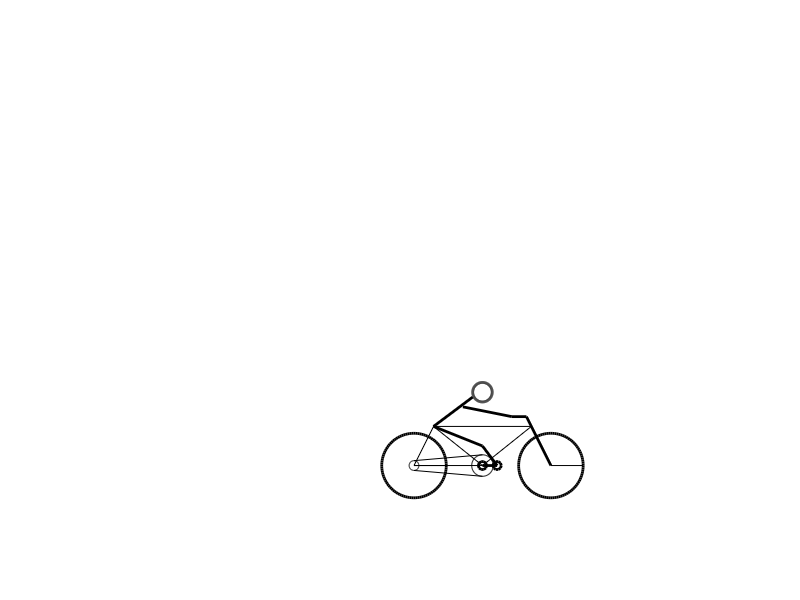

Recreate this plot in MATLAB. (Note: this script raises an error after producing the figure.)
clear, clc, close all;

%% home
mx = [12 12 7 7 12 15 15 17 17 19 19 15 7 12 19];
my = [5 15 15 5 5 8 15 16.5 9.5 11 20 20 15 15 20];
gx = [27 21 20 24 28 27 27 26 26 26 25 25 23 23 22 22 22 21 21];
gy = [20 20 20 23 20 20 16 16 11 16 16 19 19 16 16 11 16 16 20];

%% road
roadx = [0 40];
roady = [6 6];

%% school
roof_X = [85 79 60 59 80 86 86 66 65 83];
roof_Y = [35 20 20 15 15 30 35 35 30 30];
school_X = [60 60 80 80 80 85 85];
school_Y = [15 5 5 15 5 20 28];
doors_X = [66 66 69 69 72 72 75 75 78 78 79.5];
doors_Y = [30 21 21 27 27 21 21 27 27 21 21];
w0X = [62 62 65 65 62];
w0Y = [12 9 9 12 12];
w1X = [68 68 71 71 68];
w1Y = [12 9 9 12 12];
w2X = [74 74 77 77 74];
w2Y = [12 9 9 12 12];

%% Bicycle

n = 100;%number of points on circle 
theta = linspace(0,2*pi,n);
theta = fliplr(theta);%returns theta with items flipped on vertical axis

pedal_radius = 1.1;
back_pedal_radius = 0.5;
outer_pedal_radius = 1.5;

wheel_radius = 3.3;

pedal_X = 32 + pedal_radius * cos(theta); % x axis for pedal
pedal_Y = 7+pedal_radius * sin(theta); % y axis for pedal

outer_pedal_X = 32+outer_pedal_radius * cos(theta); % x axis for pedal
outer_pedal_Y = 7+outer_pedal_radius * sin(theta); % y axis for pedal

back_pedal_X = 25+back_pedal_radius * cos(theta); % x axis for pedal
back_pedal_Y = 7+back_pedal_radius * sin(theta); % y axis for pedal

front_wheel_X = 39+wheel_radius * cos(theta); % x axis for front wheel
front_wheel_Y = 7+wheel_radius * sin(theta); % y axis for front wheel

back_wheel_X = 25+wheel_radius * cos(theta); % x axis for back wheel
back_wheel_Y = 7+wheel_radius * sin(theta); % y axis for back wheel

upper_bike_chain_X = [25, 32];
upper_bike_chain_Y = [7.5, 8.1];

lower_bike_chain_X = [25, 32];
lower_bike_chain_Y = [6.5, 5.9];

bike_chasis_X = [32,25,27,37,32,27];
bike_chasis_Y = [7,7,11,11,7,11];

steering_rod_X = [39,36.5,35];
steering_rod_Y = [7,12,12];

for k = 1:n
    %home plot
     head_x=32;
    head_y=14.5;
    r =1;
    th = 0:pi/100:2*pi;
    xunit = r * cos(th) + head_x;
    yunit = r * sin(th) + head_y;
    plot(xunit, yunit,'LineWidth', 2,'Color', 'black');
    hold on

    
    body_x = [27 31];
    body_y = [11 14];

    plot(body_x,body_y, 'b','LineWidth', 2,'Color', 'black'); 
    hold on
    
    hand_x = [30 35];
    hand_y = [13 12];
    plot (hand_x,hand_y,'LineWidth', 2,'Color', 'black')
    plot(mx-k,my,'Color',[0.8500 0.3250 0.0980]);
    hold on
    plot(gx-k,gy);
    %fill(gx,gy,[0.8500 0.3250 0.0980])
    %hold on
    % plot the circular bit of the pedal
    plot(pedal_X, pedal_Y, 'k')
    hold on

    plot(back_pedal_X, back_pedal_Y, 'k')
    hold on

    plot(upper_bike_chain_X , upper_bike_chain_Y , 'k')
    hold on

    plot(lower_bike_chain_X, lower_bike_chain_Y, 'k')
    hold on

    plot(front_wheel_X, front_wheel_Y, 'k','LineWidth', 2)
    hold on

    plot(back_wheel_X, back_wheel_Y, 'k','LineWidth', 2)
    hold on

    plot(bike_chasis_X, bike_chasis_Y, 'k')
    hold on
    
    plot(steering_rod_X , steering_rod_Y , 'k', 'LineWidth', 2)
    hold on

    % plot the pedal crank/step
    pedal_crank_X = [32, outer_pedal_X(k)];
    pedal_crank_Y = [7, outer_pedal_Y(k)];
    plot(pedal_crank_X, pedal_crank_Y,'ko-', 'LineWidth', 2)


    % simulate front wheel movement
    front_wheel_spoke_1_X = [39, front_wheel_X(k)];
    front_wheel_spoke_1_Y = [7, front_wheel_Y(k)];
    plot(front_wheel_spoke_1_X, front_wheel_spoke_1_Y,'k-')

    % simulate back wheel movement
    back_wheel_spoke_1_X = [25, back_wheel_X(k)];
    back_wheel_spoke_1_Y = [7, back_wheel_Y(k)];
    plot(back_wheel_spoke_1_X, back_wheel_spoke_1_Y,'k-')
    
    leg_X =[27 32 outer_pedal_X(k)];
    leg_Y =[11 9 outer_pedal_Y(k)];
    plot(leg_X,leg_Y,'LineWidth', 2,'Color', 'black')
    hold on
    
    axis([0 50 0 50]);
    axis off equal

    % create a frame with each loop
    movieVector(k) = getframe(gcf);
    hold off
        continue;

end
for k = 1:n
    clf;
      head_x=32;
    head_y=14.5;
    r =1;
    th = 0:pi/100:2*pi;
    xunit = r * cos(th) + head_x;
    yunit = r * sin(th) + head_y;
    plot(xunit, yunit,'LineWidth', 2,'Color', 'black');
    hold on

    
    body_x = [27 31];
    body_y = [11 14];

    plot(body_x,body_y, 'b','LineWidth', 2,'Color', 'black'); 
    hold on
    
    hand_x = [30 35];
    hand_y = [13 12];
    plot (hand_x,hand_y,'LineWidth', 2,'Color', 'black')
    %road plot
    plot (roadx,roady);
    hold on
    % plot the circular bit of the pedal
    plot(pedal_X, pedal_Y, 'k')
    hold on

    plot(back_pedal_X, back_pedal_Y, 'k')
    hold on

    plot(upper_bike_chain_X , upper_bike_chain_Y , 'k')
    hold on

    plot(lower_bike_chain_X, lower_bike_chain_Y, 'k')
    hold on

    plot(front_wheel_X, front_wheel_Y, 'k','LineWidth', 2)
    hold on

    plot(back_wheel_X, back_wheel_Y, 'k','LineWidth', 2)
    hold on

    plot(bike_chasis_X, bike_chasis_Y, 'k')
    hold on
    
    plot(steering_rod_X , steering_rod_Y , 'k', 'LineWidth', 2)
    hold on

    % plot the pedal crank/step
    pedal_crank_X = [32, outer_pedal_X(k)];
    pedal_crank_Y = [7, outer_pedal_Y(k)];
    plot(pedal_crank_X, pedal_crank_Y,'ko-', 'LineWidth', 2)


    % simulate front wheel movement
    front_wheel_spoke_1_X = [39, front_wheel_X(k)];
    front_wheel_spoke_1_Y = [7, front_wheel_Y(k)];
    plot(front_wheel_spoke_1_X, front_wheel_spoke_1_Y,'k-')

    % simulate back wheel movement
    back_wheel_spoke_1_X = [25, back_wheel_X(k)];
    back_wheel_spoke_1_Y = [7, back_wheel_Y(k)];
    plot(back_wheel_spoke_1_X, back_wheel_spoke_1_Y,'k-')
    
     leg_X =[27 32 outer_pedal_X(k)];
    leg_Y =[11 9 outer_pedal_Y(k)];
    plot(leg_X,leg_Y,'LineWidth', 2,'Color', 'black')
    hold on
    
    axis([0 50 0 50]);
    axis off equal

    % create a frame with each loop
    movieVector(k+60) = getframe(gcf);
    hold off
        continue;

end
for k = 1:n
    clf;
      head_x=32;
    head_y=14.5;
    r =1;
    th = 0:pi/100:2*pi;
    xunit = r * cos(th) + head_x;
    yunit = r * sin(th) + head_y;
    plot(xunit, yunit,'LineWidth', 2,'Color', 'black');
    hold on

    
    body_x = [27 31];
    body_y = [11 14];

    plot(body_x,body_y, 'b','LineWidth', 2,'Color', 'black'); 
    hold on
    
    hand_x = [30 35];
    hand_y = [13 12];
    plot (hand_x,hand_y,'LineWidth', 2,'Color', 'black')
    %school plot
    plot (roof_X,roof_Y,'Color','black')
    fill(roof_X,roof_Y,[0.6350, 0.0780, 0.1840])
    hold on
    plot (school_X,school_Y,'Color','black')
    hold on
    plot (doors_X,doors_Y,'Color','black')
    hold on
    plot(w0X,w0Y,w1X,w1Y,w2X,w2Y, 'Color', 'black')
    hold on
    % plot the circular bit of the pedal
    plot(pedal_X, pedal_Y, 'k')
    hold on

    plot(back_pedal_X, back_pedal_Y, 'k')
    hold on

    plot(upper_bike_chain_X , upper_bike_chain_Y , 'k')
    hold on

    plot(lower_bike_chain_X, lower_bike_chain_Y, 'k')
    hold on

    plot(front_wheel_X, front_wheel_Y, 'k','LineWidth', 2)
    hold on

    plot(back_wheel_X, back_wheel_Y, 'k','LineWidth', 2)
    hold on

    plot(bike_chasis_X, bike_chasis_Y, 'k')
    hold on
    
    plot(steering_rod_X , steering_rod_Y , 'k', 'LineWidth', 2)
    hold on

    % pedal
    pedal_crank_X = [32, outer_pedal_X(k)];
    pedal_crank_Y = [7, outer_pedal_Y(k)];
    plot(pedal_crank_X, pedal_crank_Y,'ko-', 'LineWidth', 2)


    % front wheel movement
    front_wheel_spoke_1_X = [39, front_wheel_X(k)];
    front_wheel_spoke_1_Y = [7, front_wheel_Y(k)];
    plot(front_wheel_spoke_1_X, front_wheel_spoke_1_Y,'k-')

    % back wheel movement
    back_wheel_spoke_1_X = [25, back_wheel_X(k)];
    back_wheel_spoke_1_Y = [7, back_wheel_Y(k)];
    plot(back_wheel_spoke_1_X, back_wheel_spoke_1_Y,'k-')
     leg_X =[27 32 outer_pedal_X(k)];
    leg_Y =[11 9 outer_pedal_Y(k)];
    plot(leg_X,leg_Y,'LineWidth', 2,'Color', 'black')
    hold on
    
    axis([0 50 0 50]);
    axis off equal
    
    % create a frame with each loop
    movieVector(k+120) = getframe(gcf);
    hold on
    
        continue;

end

movie(movieVector, 1,40)

myWriter = VideoWriter('school','MPEG-4');
myWriter.FrameRate = 70;

open(myWriter)
writeVideo(myWriter, movieVector)
close(myWriter)
